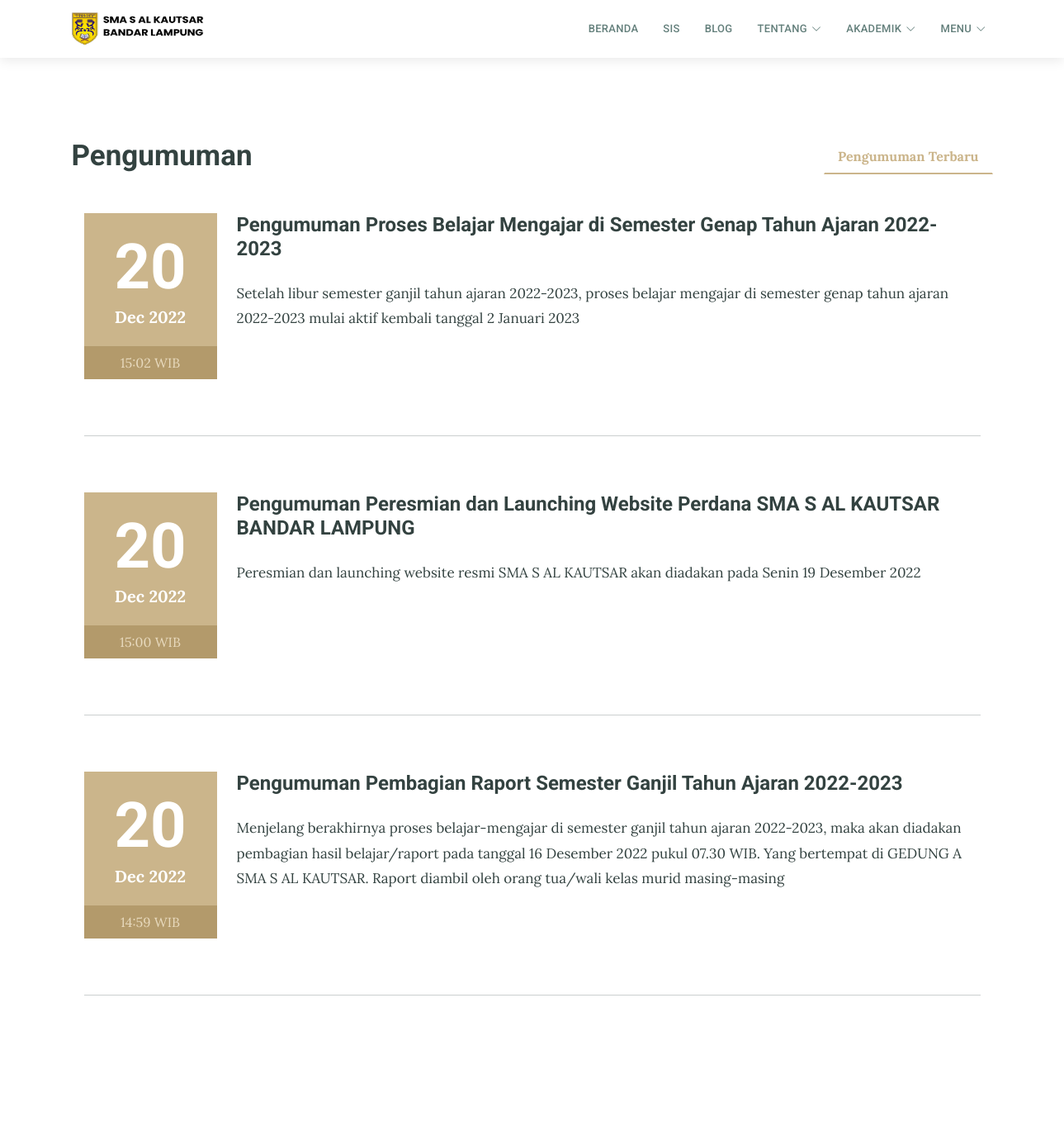
The app's page /index.php/pengumuman (upper part), older data.
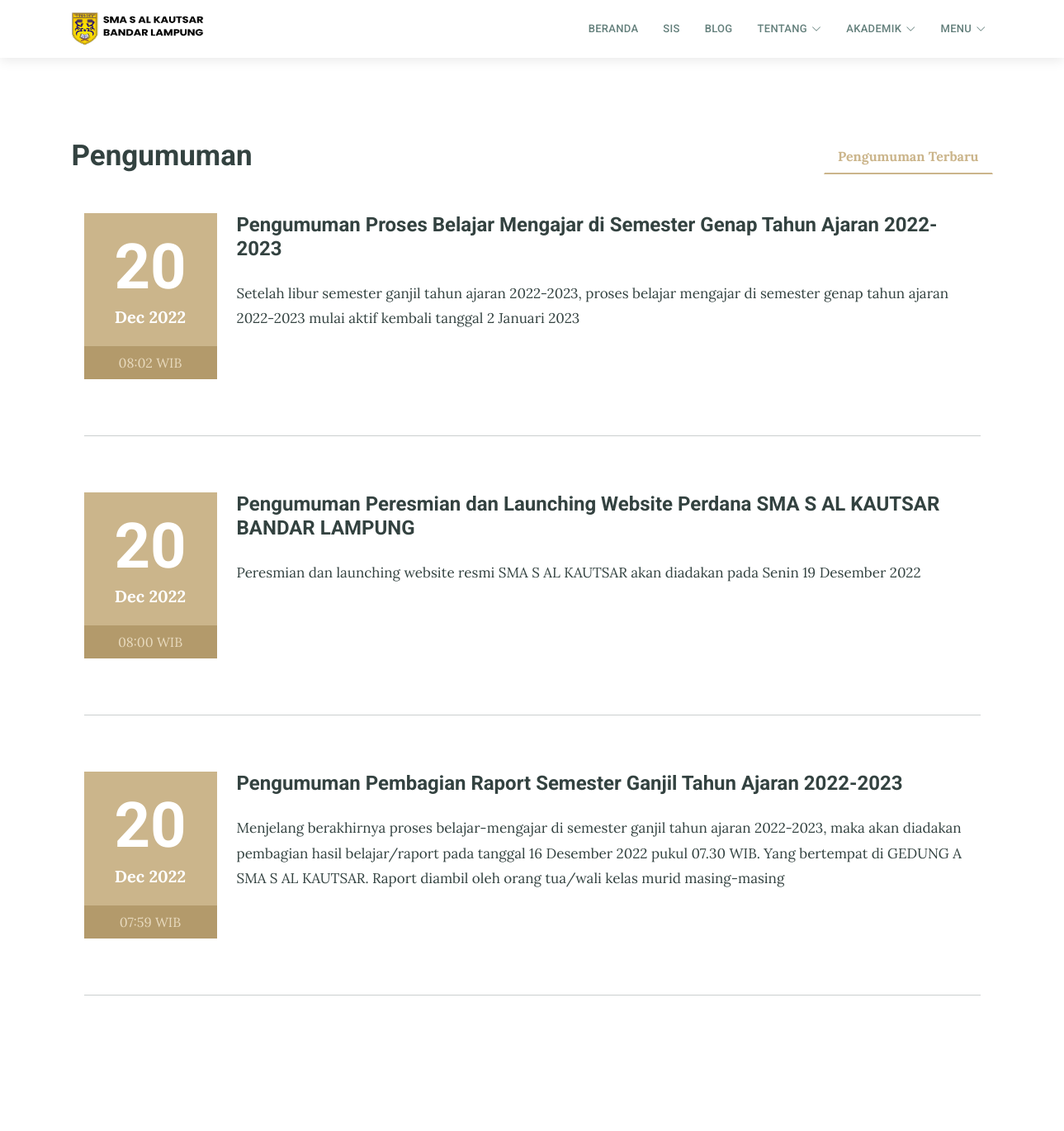
The same page, newer data.
### tables this page shows
CREATE TABLE `tbl_pengumuman` (
  `pengumuman_id` int(11) NOT NULL,
  `pengumuman_judul` varchar(150) DEFAULT NULL,
  `pengumuman_deskripsi` text DEFAULT NULL,
  `pengumuman_tanggal` timestamp NULL DEFAULT current_timestamp(),
  `pengumuman_author` varchar(60) DEFAULT NULL
);

### application/controllers/Pengumuman.php (called while the page is built, shortened)
<?php
class Pengumuman extends CI_Controller{
	function __construct(){
		$this->load->view('templates/header_1');
		$this->load->model('m_pengumuman');
		$this->load->model('m_pengunjung');
	}
	function index(){
		$jum=$this->m_pengumuman->pengumuman();
        $page=$this->uri->segment(3);
        if(!$page):
            $offset = 0;
        else:
            $offset = $page;
        endif;
        $limit=7;
        $config['base_url'] = base_url() . 'pengumuman/index/';
            $config['total_rows'] = $jum->num_rows();
            $config['per_page'] = $limit;
            $config['uri_segment'] = 3;
	          $config['full_tag_open']    = '<div class="pagging text-center"><nav><ul class="pagination justify-content-center">';
	          $config['full_tag_close']   = '</ul></nav></div>';
	          $config['num_tag_open']     = '<li class="page-item"><span class="page-link">';
	          $config['num_tag_close']    = '</span></li>';
	          $config['cur_tag_open']     = '<li class="page-item"><span class="page-link">';
	          $config['cur_tag_close']    = '<span class="sr-only">(current)</span></span></li>';
	          $config['next_tag_open']    = '<li class="page-item"><span class="page-link">';
	          $config['next_tagl_close']  = '<span aria-hidden="true">&raquo;</span></span></li>';
	          $config['prev_tag_open']    = '<li class="page-item"><span class="page-link">';
	          $config['prev_tagl_close']  = '</span>Next</li>';
	          $config['first_tag_open']   = '<li class="page-item"><span class="page-link">';
	          $config['first_tagl_close'] = '</span></li>';
	          $config['last_tag_open']    = '<li class="page-item"><span class="page-link">';
	          $config['last_tagl_close']  = '</span></li>';
            $config['first_link'] = 'Awal';
            $config['last_link'] = 'Akhir';
            $config['next_link'] = 'Next >>';
            $config['prev_link'] = '<< Prev';
            $this->pagination->initialize($config);
            $x['page'] =$this->pagination->create_links();
						$x['data']=$this->m_pengumuman->pengumuman_perpage($offset,$limit);
						$this->load->view('depan/v_pengumuman',$x);
						$this->load->view('templates/footer');
	}
}

### index.php (called while the page is built, shortened)
<?php
require_once BASEPATH.'core/CodeIgniter.php';

### application/models/M_pengumuman.php (called while the page is built, shortened)
<?php
class M_pengumuman extends CI_Model{
	function pengumuman_perpage($offset,$limit){
		$hsl=$this->db->query("SELECT pengumuman_id,pengumuman_judul,pengumuman_deskripsi,pengumuman_tanggal,DATE_FORMAT(pengumuman_tanggal,'%d/%m/%Y') AS tanggal,pengumuman_author FROM tbl_pengumuman ORDER BY pengumuman_id DESC limit $offset,$limit");
		return $hsl;
	}
}

### application/views/depan/v_pengumuman.php (the view, shortened to what this page needs)
<!DOCTYPE html>
<html lang="en">
<head>
    <link rel="stylesheet" href="theme/css/bootstrap.min.css">
    <link rel="stylesheet" href="theme/css/font-awesome.min.css">
    <link rel="stylesheet" href="theme/css/simple-line-icons.css">
    <link rel="stylesheet" href="theme/css/slick.css">
    <link rel="stylesheet" href="theme/css/slick-theme.css">
    <link rel="stylesheet" href="theme/css/owl.carousel.min.css">
<link href="assets/aset/vendor/animate.css/animate.min.css" rel="stylesheet">
<link href="assets/aset/vendor/bootstrap/css/bootstrap.min.css" rel="stylesheet">
<link href="assets/aset/vendor/bootstrap-icons/bootstrap-icons.css" rel="stylesheet">
<link href="assets/aset/vendor/boxicons/css/boxicons.min.css" rel="stylesheet">
<link href="assets/aset/vendor/glightbox/css/glightbox.min.css" rel="stylesheet">
<link href="assets/aset/vendor/swiper/swiper-bundle.min.css" rel="stylesheet">
<link href="assets/aset/css/style.css" rel="stylesheet">
    <link href="theme/css/style.css" rel="stylesheet">
</head>
<body>
    <section class="events">
        <div class="container">
            <div class="row">
                <div class="col-md-4">
                    <h2 class="event-title">Pengumuman</h2>
                </div>
                <div class="col-md-8">
                    <ul class="nav nav-tabs" role="tablist">
                        <li class="nav-item nav-tab1">
                            <a class="nav-link tab-list active" data-toggle="tab" href="#upcoming-events" role="tab">Pengumuman Terbaru </a>
                        </li>
                    </ul>
                </div>
            </div>
            <br>
            <div class="row">
                <div class="tab-content">
                    <div class="tab-pane active" id="upcoming-events" role="tabpanel">
                        <?php foreach ($data->result() as $row) : ?>
                            <div class="col-md-12">
                                <div class="row">
                                    <div class="col-md-2">
                                        <div class="event-date">
                                            <h4><?php echo date("d", strtotime($row->pengumuman_tanggal)); ?></h4> <span><?php echo date("M Y", strtotime($row->pengumuman_tanggal)); ?></span>
                                        </div>
                                        <span class="event-time"><?php echo date("H:i", strtotime($row->pengumuman_tanggal)) . ' WIB'; ?></span>
                                    </div>
                                    <div class="col-md-10">
                                        <div class="event-heading">
                                            <h3><?php echo $row->pengumuman_judul; ?></h3>
                                            <p><?php echo $row->pengumuman_deskripsi; ?></p>
                                        </div>
                                    </div>
                                </div>
                                <hr class="event-underline">
                            </div>
                        <?php endforeach; ?>
                        <div class="col-md-12 text-center">
                        </div>
                    </div>
                </div>
            </div>
        </div>
    </section>
</body>
</html>

### application/views/templates/header_1.php (shortened to what this page needs)
<header id="header" class="justify-content-flex-end">
    <div class="container d-flex align-items-center justify-content-start">
        <div class="logo">
            <a href="home" class="navbar-brand nav-brand2"><img class="img img-responsive" width="160px;" src="theme/images/Logo Al-Kautsar.png"></a>
        </div>
        <nav id="navbar" class="navbar p-2 ml-auto">
            <ul>
                <li><a class="nav-link scrollto " href="home">Beranda</a></li>
                <li><a class="nav-link scrollto" target="blank" href="http://sis.smas-alkautsar.sch.id/">SIS</a>
                </li>
                <li><a class="nav-link scrollto" href="blog">Blog</a></li>
                <li class="dropdown"><a href="#"><span>Tentang</span> <i class="bi bi-chevron-down"></i></a>
                </li>
                <li class="dropdown"><a href="#"><span>Akademik</span> <i class="bi bi-chevron-down"></i></a>
                </li>
                <li class="dropdown"><a href="#"><span>Menu</span> <i class="bi bi-chevron-down"></i></a>
                </li>
            </ul>
        </nav>
    </div>
</header>

### assets/aset/css/style.css (style rules this page uses)
body { font-family: "Open Sans", sans-serif; color: #334240; min-height: 100vh; width: 100vw; overflow-x: hidden; }
a { text-decoration: none; color: #1bbca3; }
h1, h2, h3, h4, h5, h6 { font-family: "Roboto", sans-serif; }
#header { position: -webkit-sticky; display: flex; flex-direction: row; width: inherit; height: 70px; z-index: 100; transition: all 0s; background: #fff; box-shadow: 0px 2px 15px rgba(0, 0, 0, 0.1); }
#header .logo img { padding: 0; margin-right: auto; max-height: 40px; }
.navbar { padding: 0; }
.navbar ul { margin: 0; padding: 0; display: flex; list-style: none; align-items: center; }
.navbar li { position: relative; }
.navbar a, .navbar a:focus { display: flex; align-items: center; justify-content: space-between; padding: 10px 0 10px 30px; font-family: "Roboto", sans-serif; font-size: 13px; font-weight: 500; color: #637f7b; white-space: nowrap; transition: 0.3s; letter-spacing: 0.3px; text-transform: uppercase; }
.navbar a i, .navbar a:focus i { font-size: 12px; line-height: 0; margin-left: 5px; }
section { padding: 60px 0; overflow-x: hidden; }

Row changes from the older to the newer data that the page shows:
changed tbl_pengumuman "Pengumuman Proses Belajar Mengajar di Semester Genap Tahun Ajaran 2022-2023": pengumuman_tanggal "15:02" → "08:02"
changed tbl_pengumuman (number 2 of 3 on the later page): pengumuman_tanggal "15:00" → "08:00"
changed tbl_pengumuman "Pengumuman Pembagian Raport Semester Ganjil Tahun Ajaran 2022-2023": pengumuman_tanggal "14:59" → "07:59"
